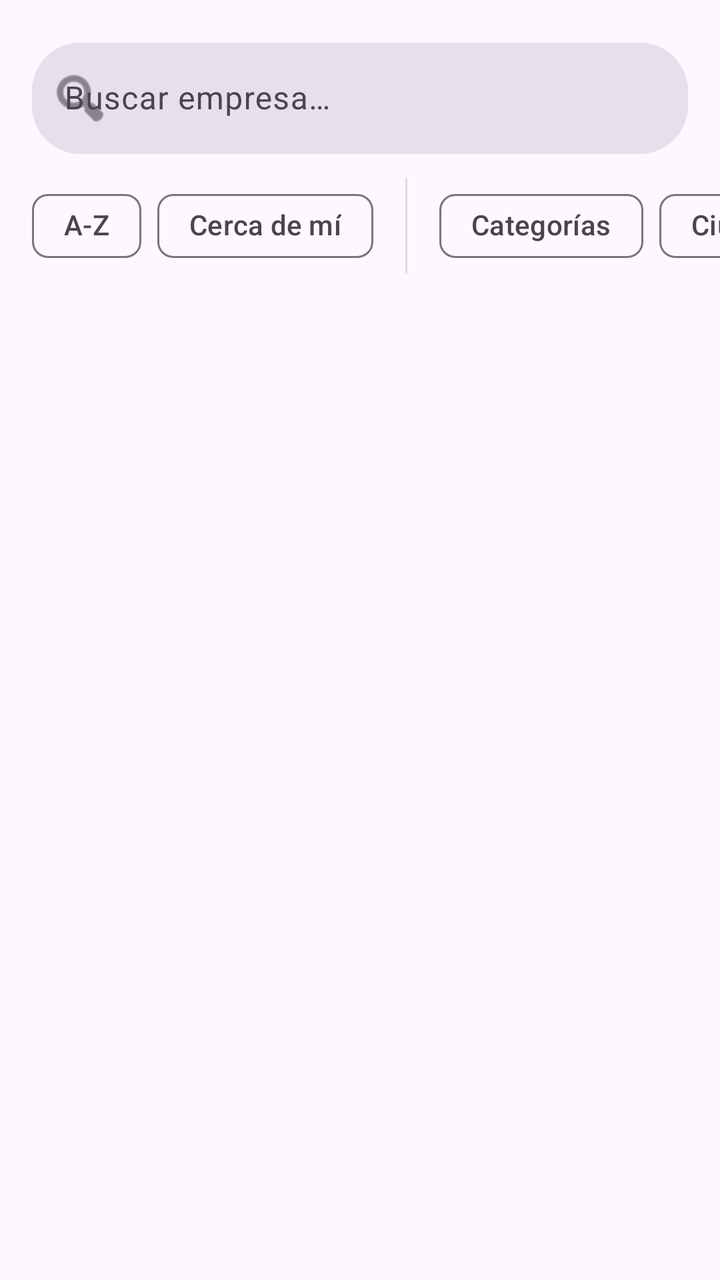
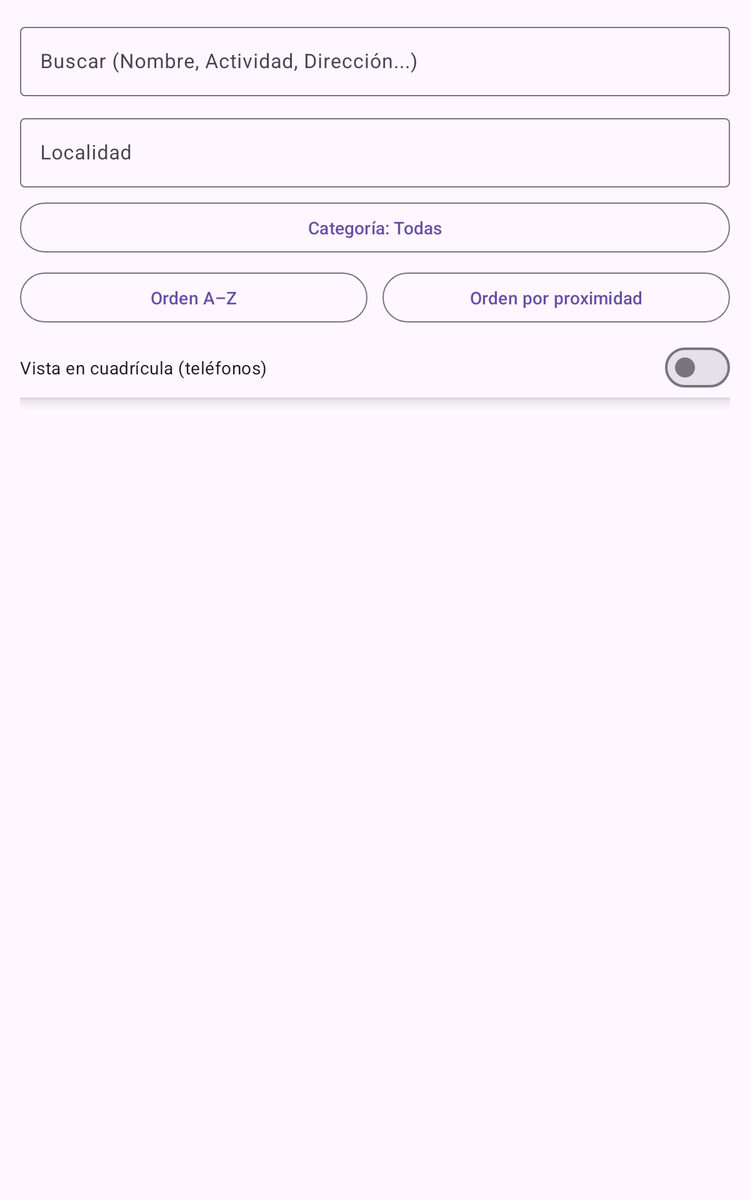

Two renders of one Android screen. The first uses the default layout on a phone; the second uses the alternative layout the repository ships for a different screen configuration, on a matching device. The two XML files are below.
<!-- AndroidManifest.xml: application theme Theme.Empresas_Turismo_Activo -->
<!-- res/layout/fragment_list.xml -->
<?xml version="1.0" encoding="utf-8"?>
<LinearLayout xmlns:android="http://schemas.android.com/apk/res/android"
    xmlns:app="http://schemas.android.com/apk/res-auto"
    xmlns:tools="http://schemas.android.com/tools"
    android:layout_width="match_parent"
    android:layout_height="match_parent"
    android:orientation="vertical"
    android:background="?android:attr/colorBackground">

    <com.google.android.material.textfield.TextInputLayout
        android:id="@+id/layoutBuscador"
        android:layout_width="match_parent"
        android:layout_height="wrap_content"
        android:layout_marginHorizontal="16dp"
        android:layout_marginTop="16dp"
        app:endIconMode="clear_text"
        app:startIconDrawable="@android:drawable/ic_menu_search"
        app:boxCornerRadiusTopStart="24dp"
        app:boxCornerRadiusTopEnd="24dp"
        app:boxCornerRadiusBottomStart="24dp"
        app:boxCornerRadiusBottomEnd="24dp"
        app:boxStrokeWidth="0dp"
        app:boxBackgroundColor="?attr/colorSurfaceVariant">

        <com.google.android.material.textfield.TextInputEditText
            android:id="@+id/inputBuscar"
            android:layout_width="match_parent"
            android:layout_height="wrap_content"
            android:hint="@string/search_hint"
            android:inputType="text"
            android:maxLines="1" />
    </com.google.android.material.textfield.TextInputLayout>

    <HorizontalScrollView
        android:id="@+id/listFiltersHeader"
        android:layout_width="match_parent"
        android:layout_height="wrap_content"
        android:clipToPadding="false"
        android:paddingHorizontal="16dp"
        android:paddingVertical="12dp"
        android:scrollbars="none">

        <com.google.android.material.chip.ChipGroup
            android:id="@+id/chipGroupFiltros"
            android:layout_width="wrap_content"
            android:layout_height="wrap_content"
            app:singleLine="true">

            <com.google.android.material.chip.Chip
                android:id="@+id/chipSortAlphabet"
                style="@style/Widget.Material3.Chip.Filter"
                android:layout_width="wrap_content"
                android:layout_height="wrap_content"
                android:text="@string/chip_sort_az" />

            <com.google.android.material.chip.Chip
                android:id="@+id/chipSortProximity"
                style="@style/Widget.Material3.Chip.Filter"
                android:layout_width="wrap_content"
                android:layout_height="wrap_content"
                android:text="@string/chip_sort_proximity" />

            <View
                android:layout_width="1dp"
                android:layout_height="match_parent"
                android:layout_marginHorizontal="8dp"
                android:background="?android:attr/dividerVertical" />

            <com.google.android.material.chip.Chip
                android:id="@+id/chipFiltroCategorias"
                style="@style/Widget.Material3.Chip.Filter"
                android:layout_width="wrap_content"
                android:layout_height="wrap_content"
                android:text="@string/chip_categories"
                app:chipIcon="@android:drawable/ic_menu_sort_by_size"
                android:checkable="false" />

            <com.google.android.material.chip.Chip
                android:id="@+id/chipFiltroCiudad"
                style="@style/Widget.Material3.Chip.Filter"
                android:layout_width="wrap_content"
                android:layout_height="wrap_content"
                android:text="@string/chip_city"
                app:chipIcon="@android:drawable/ic_menu_sort_by_size"
                android:checkable="false" />

        </com.google.android.material.chip.ChipGroup>
    </HorizontalScrollView>

    <androidx.recyclerview.widget.RecyclerView
        android:id="@+id/recyclerEmpresas"
        android:layout_width="match_parent"
        android:layout_height="0dp"
        android:layout_weight="1"
        android:clipToPadding="false"
        android:paddingBottom="80dp"
        tools:listitem="@layout/item_empresa" />

</LinearLayout>
<!-- resources referenced by this layout -->
<resources>
  <string name="chip_categories">Categorías</string>
  <string name="chip_city">Ciudad</string>
  <string name="chip_sort_az">A-Z</string>
  <string name="chip_sort_proximity">Cerca de mí</string>
  <string name="search_hint">Buscar empresa…</string>
  <style name="Theme.Empresas_Turismo_Activo" parent="Theme.Material3.DayNight.NoActionBar" />
</resources>
<!-- res/layout-sw600dp/fragment_list.xml (the repository's variant of the layout above) -->
<!-- drawn on a 7-inch tablet held upright -->
<?xml version="1.0" encoding="utf-8"?>
<FrameLayout xmlns:android="http://schemas.android.com/apk/res/android"
    xmlns:app="http://schemas.android.com/apk/res-auto"
    xmlns:tools="http://schemas.android.com/tools"
    android:layout_width="match_parent"
    android:layout_height="match_parent"
    android:clipChildren="false"
    android:padding="@dimen/fragment_list_tablet_padding">

    <androidx.recyclerview.widget.RecyclerView
        android:id="@+id/recyclerEmpresas"
        android:layout_width="match_parent"
        android:layout_height="match_parent"
        android:clipToPadding="false"
        tools:listitem="@layout/item_empresa" />

    <LinearLayout
        android:id="@+id/listFiltersHeader"
        android:layout_width="match_parent"
        android:layout_height="wrap_content"
        android:layout_gravity="top"
        android:background="?attr/colorSurface"
        android:elevation="6dp"
        android:orientation="vertical">

        <com.google.android.material.textfield.TextInputLayout
            android:layout_width="match_parent"
            android:layout_height="wrap_content"
            android:hint="@string/filter_by_name">

            <com.google.android.material.textfield.TextInputEditText
                android:id="@+id/inputFilterNombre"
                android:layout_width="match_parent"
                android:layout_height="wrap_content"
                android:importantForAutofill="no"
                android:inputType="text" />
        </com.google.android.material.textfield.TextInputLayout>

        <com.google.android.material.textfield.TextInputLayout
            android:layout_width="match_parent"
            android:layout_height="wrap_content"
            android:layout_marginTop="12dp"
            android:hint="@string/filter_by_localidad">

            <com.google.android.material.textfield.TextInputEditText
                android:id="@+id/inputFilterLocalidad"
                android:layout_width="match_parent"
                android:layout_height="wrap_content"
                android:importantForAutofill="no"
                android:inputType="text" />
        </com.google.android.material.textfield.TextInputLayout>

        <com.google.android.material.button.MaterialButton
            android:id="@+id/buttonFilterCategoria"
            style="@style/Widget.Material3.Button.OutlinedButton"
            android:layout_width="match_parent"
            android:layout_height="wrap_content"
            android:layout_marginTop="8dp"
            android:contentDescription="@string/filter_category_content_desc"
            android:text="@string/filter_category_button_all"
            app:icon="@drawable/ic_filter_list_24"
            app:iconGravity="textStart"
            app:iconPadding="8dp" />

        <LinearLayout
            android:layout_width="match_parent"
            android:layout_height="wrap_content"
            android:layout_marginTop="8dp"
            android:gravity="center_vertical"
            android:orientation="horizontal">

            <com.google.android.material.button.MaterialButton
                android:id="@+id/buttonSortAlphabet"
                style="@style/Widget.Material3.Button.OutlinedButton"
                android:layout_width="0dp"
                android:layout_height="wrap_content"
                android:layout_marginEnd="6dp"
                android:layout_weight="1"
                android:text="@string/list_sort_alphabet" />

            <com.google.android.material.button.MaterialButton
                android:id="@+id/buttonSortProximity"
                style="@style/Widget.Material3.Button.OutlinedButton"
                android:layout_width="0dp"
                android:layout_height="wrap_content"
                android:layout_marginStart="6dp"
                android:layout_weight="1"
                android:text="@string/list_sort_proximity" />
        </LinearLayout>

        <com.google.android.material.materialswitch.MaterialSwitch
            android:id="@+id/switchPreferGrid"
            android:layout_width="match_parent"
            android:layout_height="wrap_content"
            android:layout_marginTop="8dp"
            android:text="@string/pref_grid_layout" />
    </LinearLayout>

</FrameLayout>
<!-- resources referenced by the variant -->
<!-- as a 7-inch tablet held upright resolves them -->
<resources>
  <!-- from res/values-sw600dp/ -->
  <dimen name="fragment_list_tablet_padding">16dp</dimen>
  <string name="filter_by_localidad">Localidad</string>
  <string name="filter_by_name">Buscar (Nombre, Actividad, Dirección...)</string>
  <string name="filter_category_button_all">Categoría: Todas</string>
  <string name="filter_category_content_desc">Filtrar por categoría de actividad</string>
  <string name="list_sort_alphabet">Orden A–Z</string>
  <string name="list_sort_proximity">Orden por proximidad</string>
  <string name="pref_grid_layout">Vista en cuadrícula (teléfonos)</string>
  <style name="Theme.Empresas_Turismo_Activo" parent="Theme.Material3.DayNight.NoActionBar" />
</resources>
